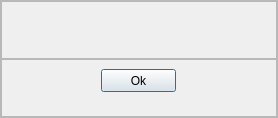
<?xml version="1.0" encoding="UTF-8"?>
<ui version="4.0">
 <class>Dialog</class>
 <widget class="QDialog" name="Dialog">
  <property name="geometry">
   <rect>
    <x>0</x>
    <y>0</y>
    <width>278</width>
    <height>118</height>
   </rect>
  </property>
  <property name="windowTitle">
   <string>Dialog</string>
  </property>
  <layout class="QVBoxLayout" name="verticalLayout">
   <property name="spacing">
    <number>0</number>
   </property>
   <property name="leftMargin">
    <number>0</number>
   </property>
   <property name="topMargin">
    <number>0</number>
   </property>
   <property name="rightMargin">
    <number>0</number>
   </property>
   <property name="bottomMargin">
    <number>0</number>
   </property>
   <item>
    <widget class="QFrame" name="frame">
     <property name="frameShape">
      <enum>QFrame::StyledPanel</enum>
     </property>
     <property name="frameShadow">
      <enum>QFrame::Raised</enum>
     </property>
     <layout class="QVBoxLayout" name="verticalLayout_2">
      <property name="spacing">
       <number>0</number>
      </property>
      <property name="leftMargin">
       <number>0</number>
      </property>
      <property name="topMargin">
       <number>0</number>
      </property>
      <property name="rightMargin">
       <number>0</number>
      </property>
      <property name="bottomMargin">
       <number>0</number>
      </property>
      <item>
       <widget class="QFrame" name="frame_2">
        <property name="frameShape">
         <enum>QFrame::StyledPanel</enum>
        </property>
        <property name="frameShadow">
         <enum>QFrame::Raised</enum>
        </property>
        <layout class="QHBoxLayout" name="horizontalLayout">
         <property name="spacing">
          <number>0</number>
         </property>
         <property name="leftMargin">
          <number>0</number>
         </property>
         <property name="topMargin">
          <number>0</number>
         </property>
         <property name="rightMargin">
          <number>0</number>
         </property>
         <property name="bottomMargin">
          <number>0</number>
         </property>
         <item>
          <widget class="QLabel" name="label">
           <property name="text">
            <string/>
           </property>
          </widget>
         </item>
        </layout>
       </widget>
      </item>
      <item>
       <widget class="QFrame" name="frame_3">
        <property name="maximumSize">
         <size>
          <width>16777215</width>
          <height>60</height>
         </size>
        </property>
        <property name="frameShape">
         <enum>QFrame::StyledPanel</enum>
        </property>
        <property name="frameShadow">
         <enum>QFrame::Raised</enum>
        </property>
        <widget class="QPushButton" name="pushButton">
         <property name="geometry">
          <rect>
           <x>100</x>
           <y>10</y>
           <width>75</width>
           <height>23</height>
          </rect>
         </property>
         <property name="text">
          <string>Ok</string>
         </property>
        </widget>
       </widget>
      </item>
     </layout>
    </widget>
   </item>
  </layout>
 </widget>
 <resources/>
 <connections/>
</ui>
